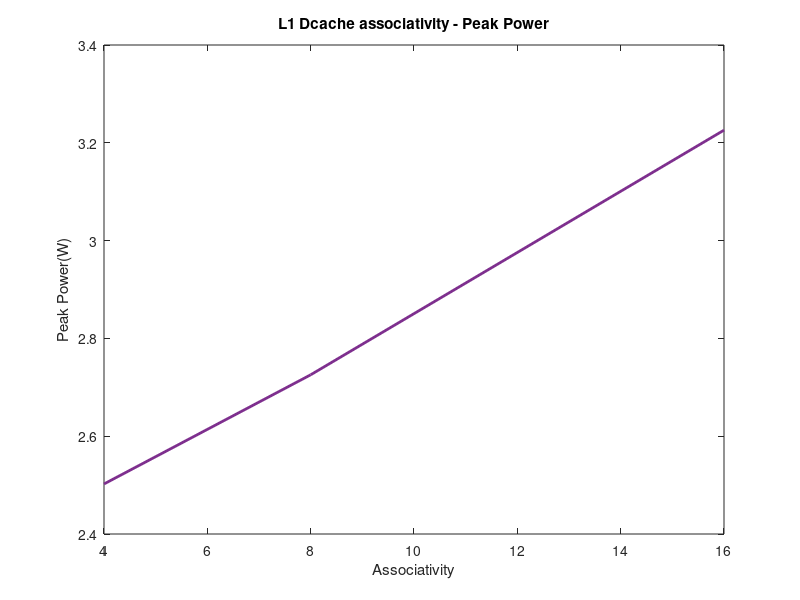

Here is the MATLAB script that generated this plot:
%%%%%% LAB 3 PLOTS %%%%%

% We want to calculate the Energy-Delay Product for a series of benchmarks. This calculation
% is made after we change specific system components such as the cacheline size or the association of 
% the caches.We insert the energy and delay values for each case as inputs and then use 
% the formula to calculate the product. For every system change we plot its total effect to the 
% average EDP (sum of EDPs of all benchmarks).

%% 401.bzip2 benchmark

%icache size 
%icache assoc
%dcache size

%dcache assoc
pds4 = 0.825522 + 0.0046475 +0.292279 + 0.00472789 +0.000571604+ 0.0131777;
ds4 = 0.083410;
peak4 = 0.539842 + 1.96246; 
pds8 = 0.846024+0.00480872+0.374139+0.00472789+0.000571604+0.0124269;
ds8=0.083103;
peak8 = 2.18571+0.539842;
pds16 = 0.911145 +0.0052426  + 0.59421+0.00472789 +0.000571604 +0.0120103;
ds16=0.082921;
peak16 = 2.68601 + 0.539842;
edpb4 = pds4 * ds4;
edpb8 = pds8 * ds8;
edpb16= pds16 * ds16;
%l2 sizeb4

%l2 assoc

%cacheline

%% 429.mcf benchmark
mf4 =0.825522 +0.0046475  +0.343617  +0.00472789  +0.000571604  +0.00137719; 
md4= 0.055471;
mf4peak=1.96246+0.539842;
mf8=0.846024 +0.00480872  +0.455848  +0.00472789  +0.000571604 + 0.00136632;
mf8peak=2.18571 + 0.539842;
md8 = 0.055470;
mf16=0.911145 +0.0052426  +0.682131  +0.00472789  +0.000571604  +0.00135737;
mf16peak=2.68601 + 0.539842;
md16 = 0.055465;

edpm4 = mf4 * md4 ;
edpm8 = mf8 * md8 ;
edpm16 = mf16 * md16 ;

%% 456.hmmer benchmark
hm4 = 0.825522 +0.0046475   +0.355506   +0.00472789   +0.000571604   + 0.00227296;
hm4peak = 1.96246 + 0.539842;
hd4 = 0.059354;
hm8 = 0.846024 +0.00480872  +0.437075  +0.00472789  +0.000571604  + 0.00235055;
hm8peak = 2.18571 +  0.539842;
hd8= 0.059351; 
hm16= 0.911145 +0.0052426 +0.690861   +0.00472789  +0.000571604  +0.00235383;
hm16peak= 0.539842 + 2.68601;
hd16 = 0.059349 ;

edph4 = hm4 * hd4;
edph8 =hm8 * hd8;
edph16 = hm16 * hd16;

%% 458.sjeng
jn4 = 0.825522 +0.0046475 +0.102111  +0.00472789  + 0.000571604 +0.0145882;
jpeak4 = 1.96246 + 0.539842;
jd4 = 0.513827;
jn8 = 0.846024 +0.00480872  +0.162979  +0.00472789  +0.000571604  +0.0145876;
jpeak8 = 2.18571 + 0.539842;
jd8= 0.513848;
jn16 = 0.911145 +0.0052426   +0.235818  +0.00472789  +0.000571604  +0.0145887;
jpeak16= 2.68601 + 0.539842;
jd16 = 0.513812;

edpj4 = jn4 * jd4;
edpj8 = jn8 * jd8;
edpj16 = jn16 * jd16;

%% 470.lbm benchmark
l4=0.825522 +0.0046475  +0.145916  +0.00472789  +0.000571604  +0.0121166;
l4peak = 1.96246+0.539842;
ld4 = 0.174779;
l8 = 0.846024 +0.00480872 +0.191032  +0.00472789  +0.000571604  + 0.0121166;
l8peak=2.18571 + 0.539842;
ld8 = 0.174779;
l16=0.911145  +0.0052426  +0.295215  +0.00472789  +0.000571604  +0.0121166;
l16peak=2.68601  + 0.539842;
ld16 =0.174779;

edpl4 = l4 * ld4;
edpl8= l8 * ld8;
edpl16 = l16 * ld16;
%% 
edp4 = (edpb4 + edpm4 + edph4 + edpj4 + edpl4)/5 ;
edp8 = (edpb8 + edpm8 + edph8 + edpj8 + edpl8)/5 ;
edp16 = (edpb16 + edpm16 + edph16 + edpj16 + edpl16)/5 ;
totalEDP = [edp4 edp8 edp16];
assoc = [4, 8, 16];


totPeak4 = (peak4 + mf4peak + hm4peak +jpeak4 + l4peak)/5;
totPeak8 = (peak8 + mf8peak + hm8peak+ jpeak8 + l8peak)/5;
totPeak16 = (peak16 + mf16peak + hm16peak+ jpeak16 + l16peak)/5;
total = [totPeak4, totPeak8, totPeak16];
%% PLOTS 
plot(assoc, total, 'col','#7E2F8E','Linewidth', 2);
title('L1 Dcache associativity - Peak Power')
xlabel('Associativity')
ylabel('Peak Power(W)')